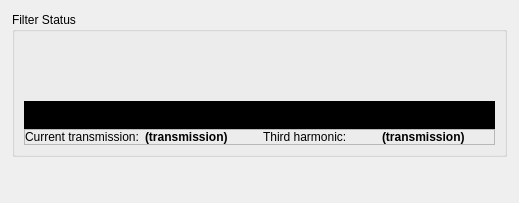
<?xml version="1.0" encoding="UTF-8"?>
<ui version="4.0">
 <class>Form</class>
 <widget class="QWidget" name="Form">
  <property name="geometry">
   <rect>
    <x>0</x>
    <y>0</y>
    <width>519</width>
    <height>203</height>
   </rect>
  </property>
  <property name="windowTitle">
   <string>Form</string>
  </property>
  <layout class="QHBoxLayout" name="horizontalLayout">
   <property name="spacing">
    <number>0</number>
   </property>
   <property name="sizeConstraint">
    <enum>QLayout::SetMaximumSize</enum>
   </property>
   <property name="leftMargin">
    <number>12</number>
   </property>
   <property name="topMargin">
    <number>12</number>
   </property>
   <property name="rightMargin">
    <number>12</number>
   </property>
   <property name="bottomMargin">
    <number>0</number>
   </property>
   <item alignment="Qt::AlignTop">
    <widget class="QGroupBox" name="FilterStatusGroup">
     <property name="sizePolicy">
      <sizepolicy hsizetype="Preferred" vsizetype="Minimum">
       <horstretch>0</horstretch>
       <verstretch>0</verstretch>
      </sizepolicy>
     </property>
     <property name="title">
      <string>Filter Status</string>
     </property>
     <layout class="QVBoxLayout" name="verticalLayout_6" stretch="1,1">
      <property name="spacing">
       <number>0</number>
      </property>
      <property name="sizeConstraint">
       <enum>QLayout::SetMaximumSize</enum>
      </property>
      <item alignment="Qt::AlignTop">
       <widget class="PyDMFrame" name="ActiveConfigFrame">
        <property name="sizePolicy">
         <sizepolicy hsizetype="Preferred" vsizetype="Preferred">
          <horstretch>0</horstretch>
          <verstretch>0</verstretch>
         </sizepolicy>
        </property>
        <property name="maximumSize">
         <size>
          <width>16777215</width>
          <height>16777215</height>
         </size>
        </property>
        <property name="toolTip">
         <string/>
        </property>
        <layout class="QVBoxLayout" name="verticalLayout" stretch="0,1,0">
         <property name="spacing">
          <number>0</number>
         </property>
         <property name="sizeConstraint">
          <enum>QLayout::SetMaximumSize</enum>
         </property>
         <property name="leftMargin">
          <number>0</number>
         </property>
         <property name="topMargin">
          <number>0</number>
         </property>
         <property name="rightMargin">
          <number>0</number>
         </property>
         <property name="bottomMargin">
          <number>0</number>
         </property>
         <item>
          <widget class="PyDMByteIndicator" name="BladeMoving">
           <property name="sizePolicy">
            <sizepolicy hsizetype="MinimumExpanding" vsizetype="MinimumExpanding">
             <horstretch>0</horstretch>
             <verstretch>0</verstretch>
            </sizepolicy>
           </property>
           <property name="maximumSize">
            <size>
             <width>16777215</width>
             <height>16777215</height>
            </size>
           </property>
           <property name="toolTip">
            <string>Is the filter moving?</string>
           </property>
           <property name="channel" stdset="0">
            <string>ca://${prefix}:SYS:FiltersMovingBitmask_RBV</string>
           </property>
           <property name="onColor" stdset="0">
            <color>
             <red>255</red>
             <green>208</green>
             <blue>10</blue>
            </color>
           </property>
           <property name="offColor" stdset="0">
            <color alpha="0">
             <red>100</red>
             <green>100</green>
             <blue>100</blue>
            </color>
           </property>
           <property name="orientation" stdset="0">
            <enum>Qt::Horizontal</enum>
           </property>
           <property name="showLabels" stdset="0">
            <bool>false</bool>
           </property>
           <property name="bigEndian" stdset="0">
            <bool>true</bool>
           </property>
           <property name="labelPosition" stdset="0">
            <enum>QTabWidget::South</enum>
           </property>
           <property name="numBits" stdset="0">
            <number>4</number>
           </property>
           <property name="labels" stdset="0">
            <stringlist>
             <string>04</string>
             <string>03</string>
             <string>02</string>
             <string>01</string>
            </stringlist>
           </property>
          </widget>
         </item>
         <item>
          <widget class="PyDMByteIndicator" name="ActiveConfig">
           <property name="sizePolicy">
            <sizepolicy hsizetype="MinimumExpanding" vsizetype="MinimumExpanding">
             <horstretch>0</horstretch>
             <verstretch>0</verstretch>
            </sizepolicy>
           </property>
           <property name="minimumSize">
            <size>
             <width>0</width>
             <height>60</height>
            </size>
           </property>
           <property name="maximumSize">
            <size>
             <width>16777215</width>
             <height>16777215</height>
            </size>
           </property>
           <property name="toolTip">
            <string/>
           </property>
           <property name="channel" stdset="0">
            <string>ca://${prefix}:SYS:ActiveConfigurationBitmask_RBV</string>
           </property>
           <property name="orientation" stdset="0">
            <enum>Qt::Horizontal</enum>
           </property>
           <property name="bigEndian" stdset="0">
            <bool>true</bool>
           </property>
           <property name="labelPosition" stdset="0">
            <enum>QTabWidget::South</enum>
           </property>
           <property name="numBits" stdset="0">
            <number>4</number>
           </property>
           <property name="labels" stdset="0">
            <stringlist>
             <string>04</string>
             <string>03</string>
             <string>02</string>
             <string>01</string>
            </stringlist>
           </property>
          </widget>
         </item>
         <item>
          <layout class="QGridLayout" name="gridLayout">
           <property name="topMargin">
            <number>0</number>
           </property>
           <item row="0" column="6">
            <widget class="PyDMLabel" name="Material_4">
             <property name="toolTip">
              <string/>
             </property>
             <property name="autoFillBackground">
              <bool>false</bool>
             </property>
             <property name="styleSheet">
              <string notr="true">background: black; font: white;</string>
             </property>
             <property name="text">
              <string>(material)</string>
             </property>
             <property name="alignment">
              <set>Qt::AlignCenter</set>
             </property>
             <property name="showUnits" stdset="0">
              <bool>false</bool>
             </property>
             <property name="channel" stdset="0">
              <string>ca://${prefix}:AXIS:04:Material</string>
             </property>
             <property name="displayFormat" stdset="0">
              <enum>PyDMLabel::String</enum>
             </property>
            </widget>
           </item>
           <item row="1" column="4">
            <widget class="PyDMLabel" name="Thickness_3">
             <property name="toolTip">
              <string/>
             </property>
             <property name="autoFillBackground">
              <bool>false</bool>
             </property>
             <property name="styleSheet">
              <string notr="true">background: black; font: white;</string>
             </property>
             <property name="text">
              <string>(thickness um)</string>
             </property>
             <property name="alignment">
              <set>Qt::AlignCenter</set>
             </property>
             <property name="showUnits" stdset="0">
              <bool>true</bool>
             </property>
             <property name="channel" stdset="0">
              <string>ca://${prefix}:AXIS:03:Thickness</string>
             </property>
             <property name="displayFormat" stdset="0">
              <enum>PyDMLabel::Decimal</enum>
             </property>
            </widget>
           </item>
           <item row="0" column="2">
            <widget class="PyDMLabel" name="Material_2">
             <property name="toolTip">
              <string/>
             </property>
             <property name="autoFillBackground">
              <bool>false</bool>
             </property>
             <property name="styleSheet">
              <string notr="true">background: black; font: white;</string>
             </property>
             <property name="text">
              <string>(material)</string>
             </property>
             <property name="alignment">
              <set>Qt::AlignCenter</set>
             </property>
             <property name="showUnits" stdset="0">
              <bool>false</bool>
             </property>
             <property name="channel" stdset="0">
              <string>ca://${prefix}:AXIS:02:Material</string>
             </property>
             <property name="displayFormat" stdset="0">
              <enum>PyDMLabel::String</enum>
             </property>
            </widget>
           </item>
           <item row="1" column="2">
            <widget class="PyDMLabel" name="Thickness_2">
             <property name="toolTip">
              <string/>
             </property>
             <property name="autoFillBackground">
              <bool>false</bool>
             </property>
             <property name="styleSheet">
              <string notr="true">background: black; font: white;</string>
             </property>
             <property name="text">
              <string>(thickness um)</string>
             </property>
             <property name="alignment">
              <set>Qt::AlignCenter</set>
             </property>
             <property name="showUnits" stdset="0">
              <bool>true</bool>
             </property>
             <property name="channel" stdset="0">
              <string>ca://${prefix}:AXIS:02:Thickness</string>
             </property>
             <property name="displayFormat" stdset="0">
              <enum>PyDMLabel::Decimal</enum>
             </property>
            </widget>
           </item>
           <item row="1" column="0">
            <widget class="PyDMLabel" name="Thickness">
             <property name="toolTip">
              <string/>
             </property>
             <property name="autoFillBackground">
              <bool>false</bool>
             </property>
             <property name="styleSheet">
              <string notr="true">background: black; font: white;</string>
             </property>
             <property name="text">
              <string>(thickness um)</string>
             </property>
             <property name="alignment">
              <set>Qt::AlignCenter</set>
             </property>
             <property name="showUnits" stdset="0">
              <bool>true</bool>
             </property>
             <property name="channel" stdset="0">
              <string>ca://${prefix}:AXIS:01:Thickness</string>
             </property>
             <property name="displayFormat" stdset="0">
              <enum>PyDMLabel::Decimal</enum>
             </property>
            </widget>
           </item>
           <item row="0" column="0">
            <widget class="PyDMLabel" name="Material">
             <property name="toolTip">
              <string/>
             </property>
             <property name="autoFillBackground">
              <bool>false</bool>
             </property>
             <property name="styleSheet">
              <string notr="true">background: black; font: white;</string>
             </property>
             <property name="text">
              <string>(material)</string>
             </property>
             <property name="alignment">
              <set>Qt::AlignCenter</set>
             </property>
             <property name="showUnits" stdset="0">
              <bool>false</bool>
             </property>
             <property name="channel" stdset="0">
              <string>ca://${prefix}:AXIS:01:Material</string>
             </property>
             <property name="displayFormat" stdset="0">
              <enum>PyDMLabel::String</enum>
             </property>
            </widget>
           </item>
           <item row="0" column="4">
            <widget class="PyDMLabel" name="Material_3">
             <property name="toolTip">
              <string/>
             </property>
             <property name="autoFillBackground">
              <bool>false</bool>
             </property>
             <property name="styleSheet">
              <string notr="true">background: black; font: white;</string>
             </property>
             <property name="text">
              <string>(material)</string>
             </property>
             <property name="alignment">
              <set>Qt::AlignCenter</set>
             </property>
             <property name="showUnits" stdset="0">
              <bool>false</bool>
             </property>
             <property name="channel" stdset="0">
              <string>ca://${prefix}:AXIS:03:Material</string>
             </property>
             <property name="displayFormat" stdset="0">
              <enum>PyDMLabel::String</enum>
             </property>
            </widget>
           </item>
           <item row="1" column="6">
            <widget class="PyDMLabel" name="Thickness_4">
             <property name="toolTip">
              <string/>
             </property>
             <property name="autoFillBackground">
              <bool>false</bool>
             </property>
             <property name="styleSheet">
              <string notr="true">background: black; font: white;</string>
             </property>
             <property name="text">
              <string>(thickness um)</string>
             </property>
             <property name="alignment">
              <set>Qt::AlignCenter</set>
             </property>
             <property name="showUnits" stdset="0">
              <bool>true</bool>
             </property>
             <property name="channel" stdset="0">
              <string>ca://${prefix}:AXIS:04:Thickness</string>
             </property>
             <property name="displayFormat" stdset="0">
              <enum>PyDMLabel::Decimal</enum>
             </property>
            </widget>
           </item>
          </layout>
         </item>
        </layout>
       </widget>
      </item>
      <item alignment="Qt::AlignTop">
       <widget class="QFrame" name="TransmissionGroup">
        <property name="sizePolicy">
         <sizepolicy hsizetype="Preferred" vsizetype="Preferred">
          <horstretch>0</horstretch>
          <verstretch>0</verstretch>
         </sizepolicy>
        </property>
        <property name="frameShape">
         <enum>QFrame::StyledPanel</enum>
        </property>
        <property name="frameShadow">
         <enum>QFrame::Raised</enum>
        </property>
        <layout class="QHBoxLayout" name="horizontalLayout_3">
         <property name="leftMargin">
          <number>0</number>
         </property>
         <property name="topMargin">
          <number>0</number>
         </property>
         <property name="rightMargin">
          <number>0</number>
         </property>
         <property name="bottomMargin">
          <number>0</number>
         </property>
         <item>
          <widget class="QLabel" name="CurrentLabel">
           <property name="text">
            <string>Current transmission:</string>
           </property>
          </widget>
         </item>
         <item>
          <widget class="PyDMLabel" name="CurrentTransmission">
           <property name="font">
            <font>
             <weight>75</weight>
             <bold>true</bold>
            </font>
           </property>
           <property name="toolTip">
            <string/>
           </property>
           <property name="text">
            <string>(transmission)</string>
           </property>
           <property name="alignment">
            <set>Qt::AlignLeading|Qt::AlignLeft|Qt::AlignVCenter</set>
           </property>
           <property name="showUnits" stdset="0">
            <bool>true</bool>
           </property>
           <property name="channel" stdset="0">
            <string>ca://${prefix}:SYS:ActualTransmission_RBV </string>
           </property>
           <property name="displayFormat" stdset="0">
            <enum>PyDMLabel::Exponential</enum>
           </property>
          </widget>
         </item>
         <item>
          <widget class="QLabel" name="ThirdLabel">
           <property name="text">
            <string>Third harmonic:</string>
           </property>
          </widget>
         </item>
         <item>
          <widget class="PyDMLabel" name="CurrentThirdHarmonicTransmission">
           <property name="font">
            <font>
             <weight>75</weight>
             <bold>true</bold>
            </font>
           </property>
           <property name="toolTip">
            <string/>
           </property>
           <property name="text">
            <string>(transmission)</string>
           </property>
           <property name="alignment">
            <set>Qt::AlignLeading|Qt::AlignLeft|Qt::AlignVCenter</set>
           </property>
           <property name="showUnits" stdset="0">
            <bool>true</bool>
           </property>
           <property name="channel" stdset="0">
            <string>ca://${prefix}:SYS:Actual3OmegaTransmission_RBV</string>
           </property>
           <property name="displayFormat" stdset="0">
            <enum>PyDMLabel::Exponential</enum>
           </property>
          </widget>
         </item>
        </layout>
       </widget>
      </item>
     </layout>
    </widget>
   </item>
  </layout>
 </widget>
 <customwidgets>
  <customwidget>
   <class>PyDMLabel</class>
   <extends>QLabel</extends>
   <header>pydm.widgets.label</header>
  </customwidget>
  <customwidget>
   <class>PyDMByteIndicator</class>
   <extends>QWidget</extends>
   <header>pydm.widgets.byte</header>
  </customwidget>
  <customwidget>
   <class>PyDMFrame</class>
   <extends>QFrame</extends>
   <header>pydm.widgets.frame</header>
   <container>1</container>
  </customwidget>
 </customwidgets>
 <resources/>
 <connections/>
</ui>
